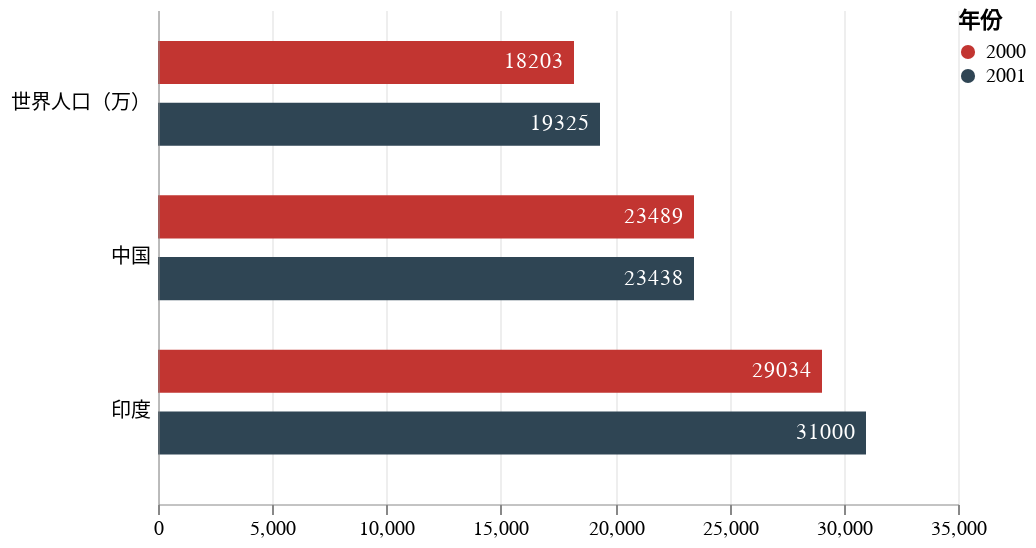

Write the Vega-Lite specification saved for this chart.
### Vega specification from a JSON file in a GitHub repository (floating-point values rounded to 4 significant figures)
{"width": 400, "height": 247, "padding": 5, "data": [{"name": "table", "values": [{"category": "世界人口（万）", "position": 2000, "value": 18203}, {"category": "世界人口（万）", "position": 2001, "value": 19325}, {"category": "中国", "position": 2000, "value": 23489}, {"category": "中国", "position": 2001, "value": 23438}, {"category": "印度", "position": 2000, "value": 29034}, {"category": "印度", "position": 2001, "value": 31000}]}], "scales": [{"name": "yscale", "type": "band", "domain": {"data": "table", "field": "category"}, "range": "height", "padding": 0.2}, {"name": "xscale", "type": "linear", "domain": {"data": "table", "field": "value"}, "range": "width", "round": true, "zero": true, "nice": true}, {"name": "color", "type": "ordinal", "domain": {"data": "table", "field": "position"}, "range": ["#c23531", "#2f4554"]}], "axes": [{"orient": "left", "scale": "yscale", "tickSize": 0, "labelPadding": 4, "zindex": 1, "domainWidth": 0.5}, {"orient": "bottom", "scale": "xscale", "domainWidth": 0.5, "grid": true, "gridWidth": 0.5}], "legends": [{"type": "symbol", "fill": "color", "title": "年份", "offset": 0, "encode": {"symbols": {"enter": {"strokeWidth": {"value": 2}, "size": {"value": 50}}}}}], "marks": [{"type": "group", "from": {"facet": {"data": "table", "name": "facet", "groupby": "category"}}, "encode": {"enter": {"y": {"scale": "yscale", "field": "category"}}}, "signals": [{"name": "height", "update": "bandwidth('yscale')"}], "scales": [{"name": "pos", "type": "band", "range": "height", "domain": {"data": "facet", "field": "position"}, "padding": 0}], "marks": [{"name": "bars", "from": {"data": "facet"}, "type": "rect", "encode": {"enter": {"y": {"scale": "pos", "field": "position"}, "height": {"scale": "pos", "band": 0.7}, "x": {"scale": "xscale", "field": "value"}, "x2": {"scale": "xscale", "value": 0}, "fill": {"scale": "color", "field": "position"}}}}, {"type": "text", "from": {"data": "bars"}, "encode": {"enter": {"x": {"field": "x2", "offset": -5}, "y": {"field": "y", "offset": {"field": "height", "mult": 0.5}}, "fill": {"value": "white"}, "align": {"value": "right"}, "baseline": {"value": "middle"}, "text": {"field": "datum.value"}}}}]}]}
